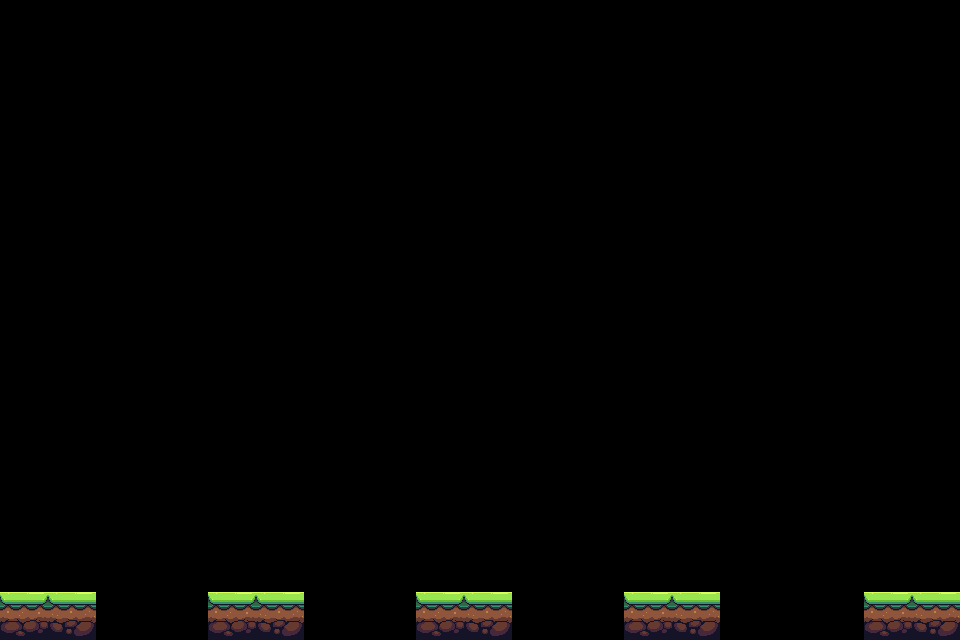

Rendered tile map (Tiled .tmx) drawn with the repository's tilesets; below, a short description and the full map source, tile grids included:
An orthogonal 60x40 tile map with 16x16 px tiles, 1 tile layer (Terrain) and 6 objects.

<map version="1.9" tiledversion="1.9.2" orientation="orthogonal" renderorder="right-down" width="60" height="40" tilewidth="16" tileheight="16" infinite="0" nextlayerid="4" nextobjectid="7">
 <tileset firstgid="1" source="environment16x16.tsx" />
 <layer id="1" name="Terrain" width="60" height="40">
  <data encoding="csv">
0,0,0,0,0,0,0,0,0,0,0,0,0,0,0,0,0,0,0,0,0,0,0,0,0,0,0,0,0,0,0,0,0,0,0,0,0,0,0,0,0,0,0,0,0,0,0,0,0,0,0,0,0,0,0,0,0,0,0,0,
0,0,0,0,0,0,0,0,0,0,0,0,0,0,0,0,0,0,0,0,0,0,0,0,0,0,0,0,0,0,0,0,0,0,0,0,0,0,0,0,0,0,0,0,0,0,0,0,0,0,0,0,0,0,0,0,0,0,0,0,
0,0,0,0,0,0,0,0,0,0,0,0,0,0,0,0,0,0,0,0,0,0,0,0,0,0,0,0,0,0,0,0,0,0,0,0,0,0,0,0,0,0,0,0,0,0,0,0,0,0,0,0,0,0,0,0,0,0,0,0,
0,0,0,0,0,0,0,0,0,0,0,0,0,0,0,0,0,0,0,0,0,0,0,0,0,0,0,0,0,0,0,0,0,0,0,0,0,0,0,0,0,0,0,0,0,0,0,0,0,0,0,0,0,0,0,0,0,0,0,0,
0,0,0,0,0,0,0,0,0,0,0,0,0,0,0,0,0,0,0,0,0,0,0,0,0,0,0,0,0,0,0,0,0,0,0,0,0,0,0,0,0,0,0,0,0,0,0,0,0,0,0,0,0,0,0,0,0,0,0,0,
0,0,0,0,0,0,0,0,0,0,0,0,0,0,0,0,0,0,0,0,0,0,0,0,0,0,0,0,0,0,0,0,0,0,0,0,0,0,0,0,0,0,0,0,0,0,0,0,0,0,0,0,0,0,0,0,0,0,0,0,
0,0,0,0,0,0,0,0,0,0,0,0,0,0,0,0,0,0,0,0,0,0,0,0,0,0,0,0,0,0,0,0,0,0,0,0,0,0,0,0,0,0,0,0,0,0,0,0,0,0,0,0,0,0,0,0,0,0,0,0,
0,0,0,0,0,0,0,0,0,0,0,0,0,0,0,0,0,0,0,0,0,0,0,0,0,0,0,0,0,0,0,0,0,0,0,0,0,0,0,0,0,0,0,0,0,0,0,0,0,0,0,0,0,0,0,0,0,0,0,0,
0,0,0,0,0,0,0,0,0,0,0,0,0,0,0,0,0,0,0,0,0,0,0,0,0,0,0,0,0,0,0,0,0,0,0,0,0,0,0,0,0,0,0,0,0,0,0,0,0,0,0,0,0,0,0,0,0,0,0,0,
0,0,0,0,0,0,0,0,0,0,0,0,0,0,0,0,0,0,0,0,0,0,0,0,0,0,0,0,0,0,0,0,0,0,0,0,0,0,0,0,0,0,0,0,0,0,0,0,0,0,0,0,0,0,0,0,0,0,0,0,
0,0,0,0,0,0,0,0,0,0,0,0,0,0,0,0,0,0,0,0,0,0,0,0,0,0,0,0,0,0,0,0,0,0,0,0,0,0,0,0,0,0,0,0,0,0,0,0,0,0,0,0,0,0,0,0,0,0,0,0,
0,0,0,0,0,0,0,0,0,0,0,0,0,0,0,0,0,0,0,0,0,0,0,0,0,0,0,0,0,0,0,0,0,0,0,0,0,0,0,0,0,0,0,0,0,0,0,0,0,0,0,0,0,0,0,0,0,0,0,0,
0,0,0,0,0,0,0,0,0,0,0,0,0,0,0,0,0,0,0,0,0,0,0,0,0,0,0,0,0,0,0,0,0,0,0,0,0,0,0,0,0,0,0,0,0,0,0,0,0,0,0,0,0,0,0,0,0,0,0,0,
0,0,0,0,0,0,0,0,0,0,0,0,0,0,0,0,0,0,0,0,0,0,0,0,0,0,0,0,0,0,0,0,0,0,0,0,0,0,0,0,0,0,0,0,0,0,0,0,0,0,0,0,0,0,0,0,0,0,0,0,
0,0,0,0,0,0,0,0,0,0,0,0,0,0,0,0,0,0,0,0,0,0,0,0,0,0,0,0,0,0,0,0,0,0,0,0,0,0,0,0,0,0,0,0,0,0,0,0,0,0,0,0,0,0,0,0,0,0,0,0,
0,0,0,0,0,0,0,0,0,0,0,0,0,0,0,0,0,0,0,0,0,0,0,0,0,0,0,0,0,0,0,0,0,0,0,0,0,0,0,0,0,0,0,0,0,0,0,0,0,0,0,0,0,0,0,0,0,0,0,0,
0,0,0,0,0,0,0,0,0,0,0,0,0,0,0,0,0,0,0,0,0,0,0,0,0,0,0,0,0,0,0,0,0,0,0,0,0,0,0,0,0,0,0,0,0,0,0,0,0,0,0,0,0,0,0,0,0,0,0,0,
0,0,0,0,0,0,0,0,0,0,0,0,0,0,0,0,0,0,0,0,0,0,0,0,0,0,0,0,0,0,0,0,0,0,0,0,0,0,0,0,0,0,0,0,0,0,0,0,0,0,0,0,0,0,0,0,0,0,0,0,
0,0,0,0,0,0,0,0,0,0,0,0,0,0,0,0,0,0,0,0,0,0,0,0,0,0,0,0,0,0,0,0,0,0,0,0,0,0,0,0,0,0,0,0,0,0,0,0,0,0,0,0,0,0,0,0,0,0,0,0,
0,0,0,0,0,0,0,0,0,0,0,0,0,0,0,0,0,0,0,0,0,0,0,0,0,0,0,0,0,0,0,0,0,0,0,0,0,0,0,0,0,0,0,0,0,0,0,0,0,0,0,0,0,0,0,0,0,0,0,0,
0,0,0,0,0,0,0,0,0,0,0,0,0,0,0,0,0,0,0,0,0,0,0,0,0,0,0,0,0,0,0,0,0,0,0,0,0,0,0,0,0,0,0,0,0,0,0,0,0,0,0,0,0,0,0,0,0,0,0,0,
0,0,0,0,0,0,0,0,0,0,0,0,0,0,0,0,0,0,0,0,0,0,0,0,0,0,0,0,0,0,0,0,0,0,0,0,0,0,0,0,0,0,0,0,0,0,0,0,0,0,0,0,0,0,0,0,0,0,0,0,
0,0,0,0,0,0,0,0,0,0,0,0,0,0,0,0,0,0,0,0,0,0,0,0,0,0,0,0,0,0,0,0,0,0,0,0,0,0,0,0,0,0,0,0,0,0,0,0,0,0,0,0,0,0,0,0,0,0,0,0,
0,0,0,0,0,0,0,0,0,0,0,0,0,0,0,0,0,0,0,0,0,0,0,0,0,0,0,0,0,0,0,0,0,0,0,0,0,0,0,0,0,0,0,0,0,0,0,0,0,0,0,0,0,0,0,0,0,0,0,0,
0,0,0,0,0,0,0,0,0,0,0,0,0,0,0,0,0,0,0,0,0,0,0,0,0,0,0,0,0,0,0,0,0,0,0,0,0,0,0,0,0,0,0,0,0,0,0,0,0,0,0,0,0,0,0,0,0,0,0,0,
0,0,0,0,0,0,0,0,0,0,0,0,0,0,0,0,0,0,0,0,0,0,0,0,0,0,0,0,0,0,0,0,0,0,0,0,0,0,0,0,0,0,0,0,0,0,0,0,0,0,0,0,0,0,0,0,0,0,0,0,
0,0,0,0,0,0,0,0,0,0,0,0,0,0,0,0,0,0,0,0,0,0,0,0,0,0,0,0,0,0,0,0,0,0,0,0,0,0,0,0,0,0,0,0,0,0,0,0,0,0,0,0,0,0,0,0,0,0,0,0,
0,0,0,0,0,0,0,0,0,0,0,0,0,0,0,0,0,0,0,0,0,0,0,0,0,0,0,0,0,0,0,0,0,0,0,0,0,0,0,0,0,0,0,0,0,0,0,0,0,0,0,0,0,0,0,0,0,0,0,0,
0,0,0,0,0,0,0,0,0,0,0,0,0,0,0,0,0,0,0,0,0,0,0,0,0,0,0,0,0,0,0,0,0,0,0,0,0,0,0,0,0,0,0,0,0,0,0,0,0,0,0,0,0,0,0,0,0,0,0,0,
0,0,0,0,0,0,0,0,0,0,0,0,0,0,0,0,0,0,0,0,0,0,0,0,0,0,0,0,0,0,0,0,0,0,0,0,0,0,0,0,0,0,0,0,0,0,0,0,0,0,0,0,0,0,0,0,0,0,0,0,
0,0,0,0,0,0,0,0,0,0,0,0,0,0,0,0,0,0,0,0,0,0,0,0,0,0,0,0,0,0,0,0,0,0,0,0,0,0,0,0,0,0,0,0,0,0,0,0,0,0,0,0,0,0,0,0,0,0,0,0,
0,0,0,0,0,0,0,0,0,0,0,0,0,0,0,0,0,0,0,0,0,0,0,0,0,0,0,0,0,0,0,0,0,0,0,0,0,0,0,0,0,0,0,0,0,0,0,0,0,0,0,0,0,0,0,0,0,0,0,0,
0,0,0,0,0,0,0,0,0,0,0,0,0,0,0,0,0,0,0,0,0,0,0,0,0,0,0,0,0,0,0,0,0,0,0,0,0,0,0,0,0,0,0,0,0,0,0,0,0,0,0,0,0,0,0,0,0,0,0,0,
0,0,0,0,0,0,0,0,0,0,0,0,0,0,0,0,0,0,0,0,0,0,0,0,0,0,0,0,0,0,0,0,0,0,0,0,0,0,0,0,0,0,0,0,0,0,0,0,0,0,0,0,0,0,0,0,0,0,0,0,
0,0,0,0,0,0,0,0,0,0,0,0,0,0,0,0,0,0,0,0,0,0,0,0,0,0,0,0,0,0,0,0,0,0,0,0,0,0,0,0,0,0,0,0,0,0,0,0,0,0,0,0,0,0,0,0,0,0,0,0,
0,0,0,0,0,0,0,0,0,0,0,0,0,0,0,0,0,0,0,0,0,0,0,0,0,0,0,0,0,0,0,0,0,0,0,0,0,0,0,0,0,0,0,0,0,0,0,0,0,0,0,0,0,0,0,0,0,0,0,0,
0,0,0,0,0,0,0,0,0,0,0,0,0,0,0,0,0,0,0,0,0,0,0,0,0,0,0,0,0,0,0,0,0,0,0,0,0,0,0,0,0,0,0,0,0,0,0,0,0,0,0,0,0,0,0,0,0,0,0,0,
478,479,480,481,482,483,0,0,0,0,0,0,0,478,479,480,481,482,483,0,0,0,0,0,0,0,478,479,480,481,482,483,0,0,0,0,0,0,0,478,479,480,481,482,483,0,0,0,0,0,0,0,0,0,478,479,480,481,482,483,
546,547,548,549,550,551,0,0,0,0,0,0,0,546,547,548,549,550,551,0,0,0,0,0,0,0,546,547,548,549,550,551,0,0,0,0,0,0,0,546,547,548,549,550,551,0,0,0,0,0,0,0,0,0,546,547,548,549,550,551,
614,615,616,617,618,619,0,0,0,0,0,0,0,614,615,616,617,618,619,0,0,0,0,0,0,0,614,615,616,617,618,619,0,0,0,0,0,0,0,614,615,616,617,618,619,0,0,0,0,0,0,0,0,0,614,615,616,617,618,619
</data>
 </layer>
 <objectgroup id="2" name="Collisions">
  <object id="1" x="0.92794" y="590.17" width="94.6498" height="48.2529" />
  <object id="2" x="207.858" y="592.026" width="97.4337" height="45.469" />
  <object id="3" x="416.645" y="590.17" width="94.6498" height="48.2529" />
  <object id="4" x="624.503" y="591.098" width="96.5057" height="48.2529" />
  <object id="5" x="863.912" y="590.17" width="97.4337" height="48.2529" />
 </objectgroup>
 <objectgroup id="3" name="Enemies">
  <object id="6" x="640.278" y="560" width="32" height="32" />
 </objectgroup>
</map>
